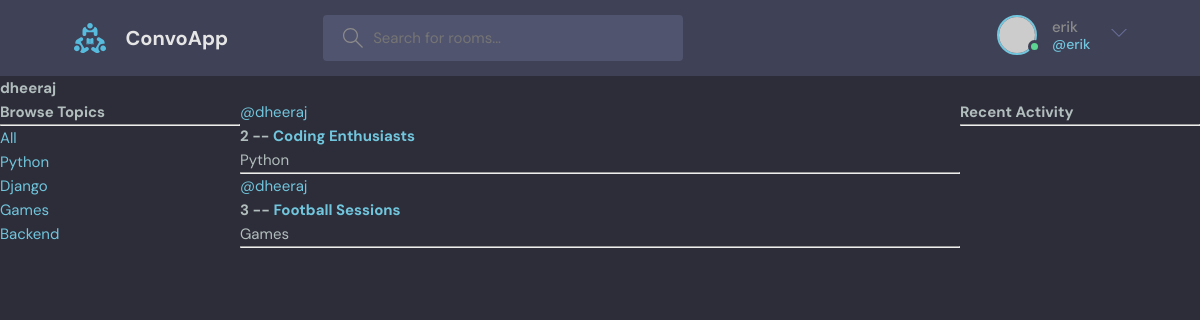
The page /profile/1/ (signed in) on the database its author committed.
### convoapp/models.py (models this page shows, shortened)
class Topic(models.Model):
    name = models.CharField(max_length=200)

class Room(models.Model):
    host = models.ForeignKey(User, on_delete=models.SET_NULL, null=True)
    topic = models.ForeignKey(Topic, on_delete=models.SET_NULL, null=True)
    name = models.CharField(max_length=200)
    description = models.TextField(null=True, blank=True)
    participants = models.ManyToManyField(User, related_name='participants', blank=True)
    updated = models.DateTimeField(auto_now=True)
    created = models.DateTimeField(auto_now_add=True)
    class Meta:
        ordering = ['-updated','-created']

### convoapp/views.py (the view)
# urls.py: path('profile/<str:pk>/', views.userProfile, name='user-profile'),
def userProfile(request,pk):
    user = User.objects.get(id=pk)
    rooms = user.room_set.all()
    room_message = user.message_set.all()
    topics = Topic.objects.all()
    context = {'user':user, 'rooms':rooms,'room_message':room_message,'topics':topics}
    return render(request, 'convoapp/profile.html', context)

### convoapp/templates/convoapp/profile.html (shortened to what this page needs)
{% extends 'main.html' %}
{% block content %}
<h1>{{user.username}}</h1>
<div class='profile-container'>
  <div>
    {% include 'convoapp/topics_component.html' %}
  </div>
  <div>
      {% include 'convoapp/feed_component.html' %}
  </div>
  <div>
    {% include 'convoapp/activity_component.html' %}
  </div>
</div>
{% endblock content %}

### templates/navbar.html (shortened to what this page needs)
{% load static %}
<header class="header header--loggedIn">
    <div class="container">
      <a href="{% url 'home' %}" class="header__logo">
        <img src="{% static 'images/logo.svg' %}" />
        <h1>ConvoApp</h1>
      </a>
      <form class="header__search" method="GET" action="{% url 'home' %}">
        <label>
          <input name="q" placeholder="Search for rooms..." />
        </label>
      </form>
      <nav class="header__menu">
        {% if request.user.is_authenticated %}
        <div class="header__user">
          <a href="profile.html">
            <div class="avatar avatar--medium active">
              <img src="https://randomuser.me/api/portraits/men/37.jpg" />
            </div>
            <p>{{request.user.username}} <span>@{{request.user.username}}</span></p>
          </a>
          <button class="dropdown-button">
            <svg version="1.1" xmlns="http://www.w3.org/2000/svg" width="32" height="32" viewBox="0 0 32 32">
              <title>chevron-down</title>
              <path d="M16 21l-13-13h-3l16 16 16-16h-3l-13 13z"></path>
            </svg>
          </button>
        </div>
        {% endif %}
      </nav>
    </div>
  </header>

### convoapp/templates/convoapp/topics_component.html
<h3>Browse Topics</h3>
    <hr>
    <div>
      <a href="{% url 'home' %}">All</a>
    </div>
    {% for topic in topics %}
    <div>
      <a href="{% url 'home' %}?q={{topic.name}}">{{topic.name}}</a>
    </div>
    {% endfor %}

### convoapp/templates/convoapp/feed_component.html (shortened to what this page needs)
<div>
  {% for room in rooms%}
  <div>
    <a href="{% url 'user-profile' room.host.id %}">@{{room.host.username}}</a>
    <h5> {{room.id}} -- <a href= "{% url 'room' room.id %}">{{room.name}}</a> </h5>
    <small>{{room.topic.name}}</small>
    <hr>
  </div>
  {% endfor %}
</div>

### static/styles/style.css (style rules this page uses)
:root { --color-main: #71c6dd; --color-main-light: #e1f6fb; --color-dark: #3f4156; --color-dark-medium: #51546e; --color-dark-light: #696d97; --color-light: #e5e5e5; --color-gray: #8b8b8b; --color-light-gray: #b2bdbd; --color-bg: #2d2d39; --color-success: #5dd693; --color-error: #fc4b0b; }
* { font-family: "DM Sans", -apple-system, BlinkMacSystemFont, "Segoe UI", Roboto, Oxygen, Ubuntu, Cantarell, "Open Sans", "Helvetica Neue", sans-serif; margin: 0; padding: 0; box-sizing: border-box; text-rendering: optimizeLegibility; font-size: inherit; }
html { font-size: 56.25%; }
@media only screen and (min-width: 1200px) { html { font-size: 62.5%; } }
body { line-height: 1.6; font-weight: 400; font-size: 1.5rem; color: var(--color-light-gray); background-color: var(--color-bg); min-height: 100vh; }
img { width: 100%; }
a { display: inline-block; color: var(--color-main); text-decoration: none; }
.container { max-width: 120rem; width: 90%; margin: auto; }
.avatar { position: relative; display: inline-block; border-radius: 50%; border: 2px solid var(--color-main); }
.avatar img { display: block; border-radius: 50%; object-fit: cover; object-position: center; }
.avatar::after { content: ""; display: block; position: absolute; background-color: var(--color-gray); z-index: 111; border-radius: 50%; border: 0.3rem solid var(--color-dark); }
.avatar.active::after { background-color: var(--color-success); }
.avatar.avatar--medium img { width: 3.6rem; height: 3.6rem; border-radius: 50%; }
.avatar.avatar--medium:after { width: 0.7rem; height: 0.7rem; bottom: 0px; right: -6px; }
.header { padding: 1.5rem; background-color: var(--color-dark); }
.header > .container { display: flex; gap: 9.5rem; }
.header__logo, .header__user { display: flex; gap: 2rem; align-items: center; }
.header__logo > img { height: 3.2rem; width: 3.2rem; }
.header__logo > h1 { font-weight: 700; font-size: 2rem; color: var(--color-light); }
.header__search > label { background-color: var(--color-dark-medium); padding: 1.3rem 1rem; display: flex; align-items: center; gap: 1rem; border-radius: 4px; }
.header__search svg { fill: var(--color-gray); width: 2rem; height: 2rem; margin-left: 1rem; }
.header__search input { width: 30rem; background: transparent; border: none; outline: none; color: var(--color-light); }
.header__menu { margin-left: auto; position: relative; }
.header__menu a { display: flex; gap: 1.5rem; align-items: center; font-weight: 500; text-decoration: none; color: var(--color-gray); }
.header__menu img { height: 3.6rem; }
.header__menu p { line-height: 1.2; }
.header__menu span { color: var(--color-main); font-weight: 500; font-size: 1.4rem; display: block; }
.header__menu svg { width: 1.6rem; height: 1.6rem; fill: var(--color-dark-light); }
.dropdown-button { background: transparent; border: 0; outline: 0; cursor: pointer; }

### convoapp/templates/convoapp/profile.html (style rules this page uses)
.profile-container { display: grid; grid-template-columns: 1fr 3fr 1fr; }

### rows shown on the page
Topic: name "Python"
Topic: name "Django"
Topic: name "Games"
Topic: name "Backend"
Room: host.username "dheeraj", id "2", name "Coding Enthusiasts", topic.name "Python"
Room: host.username "dheeraj", id "3", name "Football Sessions", topic.name "Games"

### other values the page prints
{{ request.user.username }} "erik"
{{ user.username }} "dheeraj"
